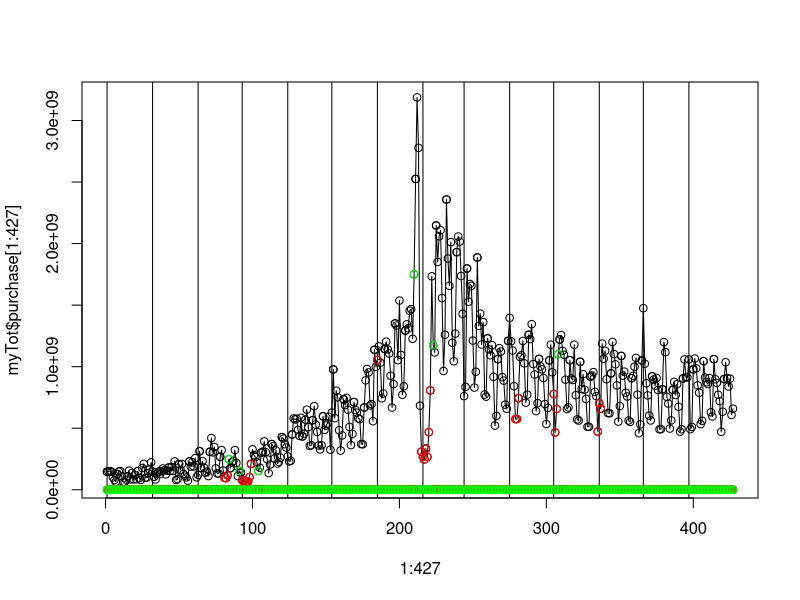

Write the R code that produced this figure. (Note: this script raises an error after producing the figure.)
library("forecast")
myTot=read.csv("myTot.csv",header=FALSE)
myTot=myTot[,-4]
names(myTot)=c("report_date","purchase","redeem")
myTot$purchase=as.numeric(myTot$purchase)
myTot$redeem=as.numeric(myTot$redeem)
myTot$report_date=as.integer(myTot$report_date)
myTot$report_date=as.Date(as.character(myTot$report_date),format="%Y%m%d")

#############假期特征
jiaqitemp=c("2013-09-19","2013-09-20","2013-09-21","2013-10-01","2013-10-02","2013-10-03","2013-10-04","2013-10-05",
            "2013-10-06","2013-10-07","2014-01-01","2014-01-31","2014-02-01","2014-02-02","2014-02-03","2014-02-04",
            "2014-02-05","2014-02-06","2014-04-05","2014-04-06","2014-04-07","2014-05-01","2014-05-02","2014-05-03",
            "2014-05-31","2014-06-01","2014-06-02","2014-09-06","2014-09-07","2014-09-08")
jiaqitemp=as.Date(jiaqitemp)

jiaqi=myTot$report_date %in% jiaqitemp+0
temp=as.Date("20140901",format="%Y%m%d")
sep=temp+0:29
yuceJiaqi=sep %in% jiaqitemp+0

buxiutemp=c("2013-09-22","2013-09-29","2013-10-12","2014-01-26","2014-02-08","2014-05-04","2014-09-28")
buxiutemp=as.Date(buxiutemp)
buxiu=myTot$report_date %in% buxiutemp+0
#周末
xingqi=format(myTot$report_date,format="%w")
zhoumo=as.numeric(xingqi%in%c("0","6"))

#月初，每月1号
yuechu=(strftime(myTot$report_date,format="%d")=="01")+0
#########################
sx=ts(myTot$purchase,frequency=7,start=c(1,1))

plot(1:427,myTot$purchase[1:427],type="o")
temp=(strftime(myTot$report_date,format="%d")=="01")
temp2=(1:427)[temp]
abline(v=temp2)
points(1:427,(myTot$purchase*(cycle(sx)==1 +0)),type="p")
points(1:427,(myTot$purchase*jiaqi),type="p",col="red")
points(1:427,(myTot$purchase*buxiu),type="p",col="green")       

head(new_Tot)
new_Tot$purchase=new_Tot$total_purchase_amt
plot(1:427,new_Tot$purchase[1:427],type="o")
temp=(strftime(new_Tot$report_date,format="%d")=="01")
temp2=(1:427)[temp]
abline(v=temp2)
points(1:427,(new_Tot$purchase*(cycle(sx)==1 +0)),type="p")
points(1:427,(new_Tot$purchase*jiaqi),type="p",col="red")
points(1:427,(new_Tot$purchase*buxiu),type="p",col="green")  



#研究残差
##相对误差

myD=data.frame(purchase=sx,seasonaldummy(sx))
myD=myD[275:427,]

lmFit=lm(purchase~S1+S2+S3+S4+S5+S6,data=myD)
temp=ts(1:7,frequency=7,start=c(1,1))
temp=seasonaldummy(temp)
plot(residuals(lmFit),type="o")
temp=(strftime(myTot$report_date,format="%d")=="01")
temp2=(1:427)[temp]
abline(v=temp2-274)
points((residuals(lmFit)*zhoumo[275:427]),type="p")
points((residuals(lmFit)*jiaqi[275:427]),type="p",col="red")
points((residuals(lmFit)*buxiu[275:427]),type="p",col="green")       




###purchase模型
sx=ts(myTot$purchase,frequency=7,start=c(1,1))
myD=data.frame(purchase=sx,seasonaldummy(sx),yuechu,buxiu)
myD$jiaqiN=jiaqi*(1-zhoumo)
myD$jiaqi6=(1:427 %in% c(279,335))+0
myD$jiaqi7=(1:427 %in% c(280,336))+0
myD=myD[275:427,]
lmFit=lm(purchase~.,myD)
temp=ts(1:30,frequency=7,start=c(1,1))
Pseason=seasonaldummy(temp)

toP=data.frame(Pseason,yuechu=(1:30%in%1) +0,jiaqi6=(1:30%in%6)+0,jiaqi7=(1:30%in%7)+0,jiaqiN=(1:30%in%8) +0,buxiu=(1:30%in%28) +0)
plot(predict(lmFit,toP),type="o")



##修正6、 7号节日
(myTot$redeem[279]+myTot$redeem[335])/2
(myTot$redeem[280]+myTot$redeem[336])/2
(myTot$redeem[281]+myTot$redeem[337])/2



old_Tot=read.csv("old_Tot.csv")
new_Tot=read.csv("new_Tot.csv")


plot(old_Tot$purchase)
